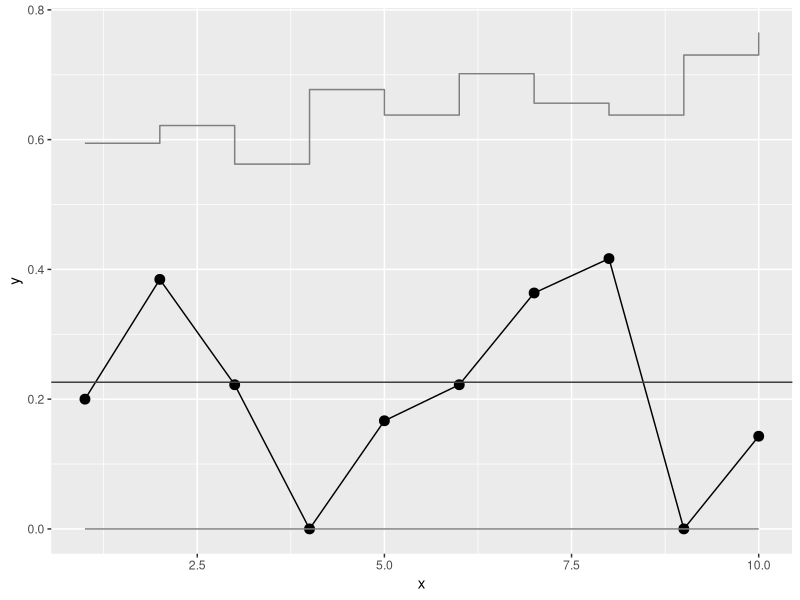

Write R code to recreate this figure.
#https://support.minitab.com/en-us/minitab/19/help-and-how-to/quality-and-process-improvement/control-charts/how-to/attributes-charts/u-chart/methods-and-formulas/methods-and-formulas/
library(ggplot2)

k = 3;
data <- read.csv("ch23p450.txt", header=TRUE);

epu = data$Errors / data$Calls;


mr = sum(data$Errors) / sum(data$Calls);
mr;
ucl = matrix(0, length(epu));
lcl = matrix(0, length(epu));

for (i in seq(1, length(epu))) {
    v = k * sqrt(mr / data$Calls[i]);
    ucl[i] = mr + v;
    lcl[i] = mr - v;
    if (lcl[i] < 0) {
        lcl[i] = 0;
    }
}

png(filename="ch23p450.png");
data1 <- data.frame(x = data$Hour, y = epu, lcl = lcl, ucl = ucl);
ggplot(data=data1, aes(x=x, y=y)) +
  geom_point(color="black", size=3) +
  geom_line(color="black") +
  geom_line(aes(x = x, y = lcl), color="gray50") +
  geom_step(aes(x = x, y = ucl), color="gray50") +
  #geom_point(data=subset(data1, !is.nan(y) & (y < lcl | y > ucl)), aes(x=x, y=y), color="red", size=3) +
  geom_hline(yintercept=mr, color="gray25");
dev.off();
